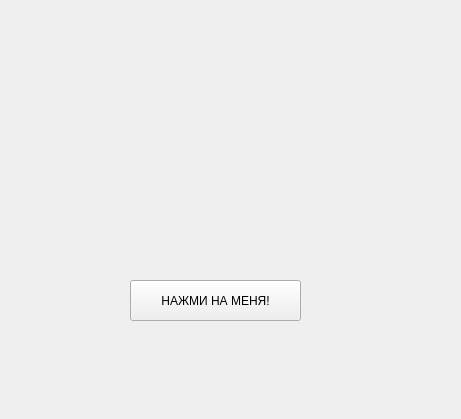
<?xml version="1.0" encoding="UTF-8"?>
<ui version="4.0">
 <class>Form</class>
 <widget class="QWidget" name="Form">
  <property name="geometry">
   <rect>
    <x>0</x>
    <y>0</y>
    <width>461</width>
    <height>419</height>
   </rect>
  </property>
  <property name="windowTitle">
   <string>Git и желтые окружности</string>
  </property>
  <widget class="QPushButton" name="pushButton">
   <property name="geometry">
    <rect>
     <x>130</x>
     <y>280</y>
     <width>171</width>
     <height>41</height>
    </rect>
   </property>
   <property name="text">
    <string>НАЖМИ НА МЕНЯ!</string>
   </property>
  </widget>
 </widget>
 <resources/>
 <connections/>
</ui>
